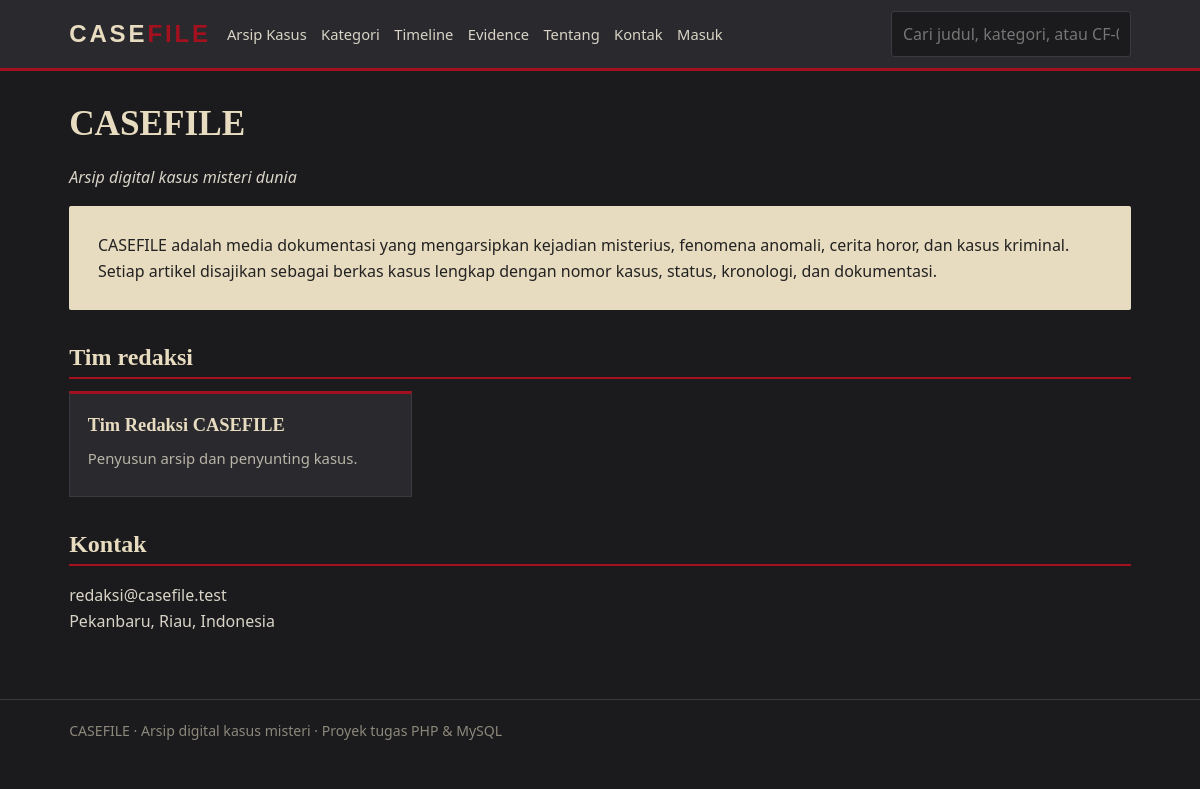
Page /about.php on the committed database.
### tables this page shows
CREATE TABLE site_profile (
  id INT PRIMARY KEY,
  nama_situs VARCHAR(100),
  tagline VARCHAR(200),
  deskripsi TEXT,
  email VARCHAR(100),
  alamat VARCHAR(200)
);

CREATE TABLE authors (
  id INT AUTO_INCREMENT PRIMARY KEY,
  nama VARCHAR(100) NOT NULL,
  bio TEXT
);

### koneksi.php (called while the page is built, shortened)
<?php
function e($s) { return htmlspecialchars((string)$s, ENT_QUOTES, 'UTF-8'); }

### about.php (the view)
<?php
$title = 'Tentang'; include 'includes/header.php';
$p = $conn->query("SELECT * FROM site_profile WHERE id=1")->fetch_assoc();
$au = $conn->query("SELECT * FROM authors");
?>
<h1><?= e($p['nama_situs']) ?></h1><p><i><?= e($p['tagline']) ?></i></p>
<div class="paper"><?= nl2br(e($p['deskripsi'])) ?></div>
<h2>Tim redaksi</h2>
<div class="grid"><?php while ($a = $au->fetch_assoc()): ?>
  <div class="card"><h3><?= e($a['nama']) ?></h3><p><?= e($a['bio']) ?></p></div><?php endwhile; ?></div>
<h2>Kontak</h2><p><?= e($p['email']) ?><br><?= e($p['alamat']) ?></p>
<?php include 'includes/footer.php'; ?>

### assets/style.css (style rules this page uses)
:root { --char:#1b1b1d;--gray:#2a2a2e;--gray2:#3a3a40;--red:#a3111f;--paper:#e8dcc0;--ink:#d9d4c7 }
* { box-sizing:border-box }
body { margin:0;background:var(--char);color:var(--ink);font:16px/1.65 "Segoe UI",system-ui,sans-serif }
h1,h2,h3 { font-family:Georgia,"Times New Roman",serif;color:var(--paper);line-height:1.25;margin:.2em 0 .5em }
h1 { font-size:2.2rem }
h2 { font-size:1.5rem;border-bottom:2px solid var(--red);padding-bottom:.3rem;margin-top:2rem }
.grid { display:grid;grid-template-columns:repeat(auto-fill,minmax(290px,1fr));gap:1rem }
.card { display:block;background:var(--gray);border:1px solid var(--gray2);border-top:3px solid var(--red);padding:1rem 1.1rem }
.card h3 { font-size:1.15rem }
.card p { margin:.3rem 0 .6rem;color:#b9b4a8;font-size:.93rem }
.paper { background:var(--paper);color:#222;padding:1.6rem 1.8rem;border-radius:2px }

### rows in the picture
site_profile: nama_situs "CASEFILE", tagline "Arsip digital kasus misteri dunia", deskripsi "CASEFILE adalah media dokumentasi yang mengarsipkan kejadian misterius, fenomena anomali, cerita horor, dan kasus kriminal. Setiap artikel disajikan sebagai berkas kasus lengkap dengan nomor kasus, status, kronologi, dan dokumentasi.", email "redaksi@casefile.test", alamat "Pekanbaru, Riau, Indonesia"
authors: nama "Tim Redaksi CASEFILE", bio "Penyusun arsip dan penyunting kasus."
